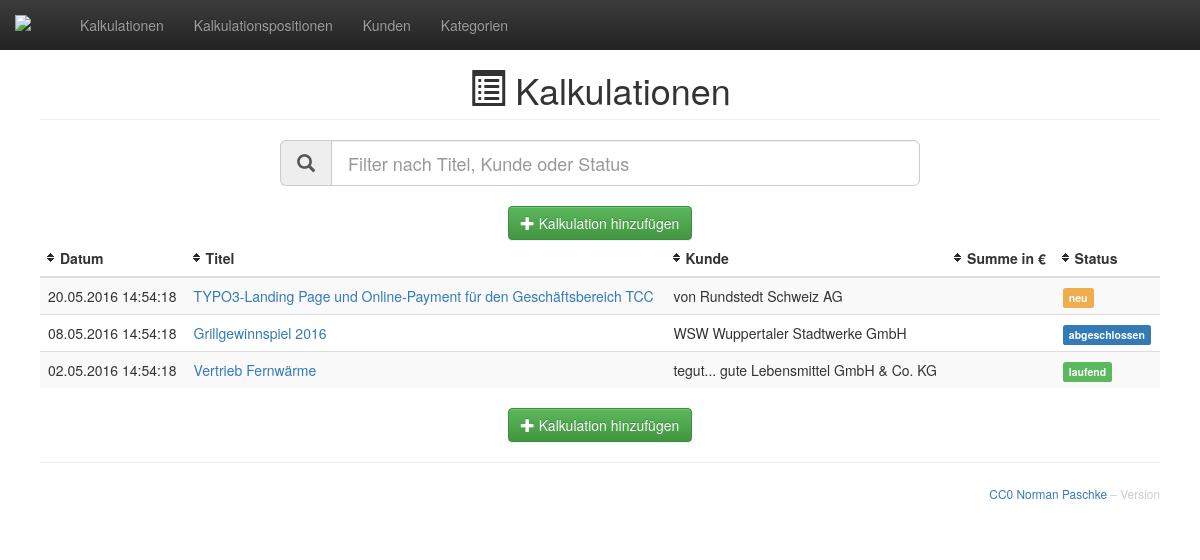
The page / on the database its author committed.
### tables this page shows
CREATE TABLE `calculation` (
  `id` int(6) unsigned NOT NULL auto_increment,
  `tstamp` int(11) NOT NULL DEFAULT '0',
  `name` varchar(128) NOT NULL,
  `customer` int(6) unsigned NOT NULL,
  `status` int(6) unsigned NOT NULL,
  `price_team` float(7,3) unsigned NOT NULL DEFAULT '0',
  `price_pm` float(7,3) unsigned NOT NULL DEFAULT '0',
  PRIMARY KEY (`id`),
  CONSTRAINT `fk_customer` FOREIGN KEY (`customer`) REFERENCES customer(`id`),
  CONSTRAINT `fk_status` FOREIGN KEY (`status`) REFERENCES status(`id`)
);

CREATE TABLE `customer` (
  `id` int(6) unsigned NOT NULL auto_increment,
  `name` varchar(64) NOT NULL,
  `address` text(1000),
  PRIMARY KEY  (`id`)
);

CREATE TABLE `status` (
  `id` int(6) unsigned NOT NULL auto_increment,
  `name` varchar(32) NOT NULL,
  `cssclass` varchar(32) NOT NULL,
  PRIMARY KEY  (`id`)
);

### index.php (called while the page is built, shortened)
<?php
if (isset($_GET['controller']) && isset($_GET['action'])) {
	$controller = $_GET['controller'];
	$action     = $_GET['action'];
} else {
	$controller = 'pages';
	$action     = 'home';
}
require_once "Classes/Views/layout.php";

### Classes/Controllers/calculation.controller.php (called while the page is built, shortened)
<?php
class CalculationController {
	public function index() {
		$calculations = Calculation::all();
		require_once "Classes/Views/listCalculation.php";
	}
}
?>

### Classes/Views/home.php (called while the page is built, shortened)
<?php render('calculation','index') ?>

### Classes/Controllers/pages.controller.php (called while the page is built, shortened)
<?php
class PagesController {
	public function home() {
		require_once "Classes/Views/home.php";
	}
}
?>

### Classes/Models/calculation.model.php (called while the page is built, shortened)
<?php
class Calculation {
	public static function all() {
		global $db;
		$st = $db->prepare("SELECT * FROM calculation");
		$st->execute($arr);
		$calculations = $st->fetchAll(PDO::FETCH_CLASS, "Calculation");
		return $calculations;
	}
	public static function getStatus($id) {
		global $db;
		$id = intval($id);
		$st = $db->prepare("SELECT * FROM status WHERE id=:id");
		$st->execute(array('id' => $id));
		$status = $st->fetch(PDO::FETCH_OBJ);
		return $status;
	}
	public static function getCustomer($id) {
		global $db;
		$id = intval($id);
		$st = $db->prepare("SELECT * FROM customer WHERE id=:id");
		$st->execute(array('id' => $id));
		$customer = $st->fetch(PDO::FETCH_OBJ);
		return $customer;
	}
}
?>

### Classes/Views/listCalculation.php (the view, shortened to what this page needs)
<?php echo pageHeader('Kalkulationen', 'glyphicon-list-alt') ?>
<div id="offers">
	<form class="filterform center-block has-info">
		<div class="input-group input-group-lg">
			<div class="input-group-addon"><span class="glyphicon glyphicon-search"></span></div>
			<input class="search form-control" placeholder="Filter nach Titel, Kunde oder Status" type="text"/>
		</div>
	</form>
	<div class="text-center">
		<a class="btn btn-success" href="/?controller=calculation&action=add"><span class="glyphicon glyphicon-plus"></span> Kalkulation hinzufügen</a>
	</div>
	<div class="table-responsive">
		<table class="table table-striped table-hover table-sort">
			<thead>
				<tr>
					<th>Datum</th>
					<th>Titel</th>
					<th>Kunde</th>
					<th>Summe in &euro;</th>
					<th>Status</th>
				</tr>
			</thead>
			<tbody class="list">
				<?php foreach($calculations as $calculation) { ?>
				<tr>
					<td>
						<?php echo dateFormat($calculation->tstamp); ?>
					</td>
					<td class="title">
						<a href="?controller=calculation&action=show&id=<?php echo $calculation->id ?>">
						<?php echo $calculation->name ?>
						</a>
					</td>
					<td class="customer">
						<?php echo $calculation->getCustomer($calculation->customer)->name ?>
					</td>
					<td>
					</td>
					<td class="status">
						<span class="label label-<?php echo $calculation->getStatus($calculation->status)->cssclass ?>"><?php echo $calculation->getStatus($calculation->status)->name ?></span>
					</td>
				</tr>
				<?php } ?>
			</tbody>
		</table>
	</div>
</div>
<div class="text-center">
	<a class="btn btn-success" href="/?controller=calculation&action=add"><span class="glyphicon glyphicon-plus"></span> Kalkulation hinzufügen</a>
</div>

### Classes/Views/layout.php (shortened to what this page needs)
<!DOCTYPE html>
<html lang="de" dir="ltr">
<head>
	<link href="/Resources/Public/Stylesheets/bootstrap.min.css" rel="stylesheet">
	<link href="/Resources/Public/Stylesheets/bootstrap-theme.min.css" rel="stylesheet">
	<link href="/Resources/Public/Stylesheets/style.css" rel="stylesheet">
</head>
<body>
	<?php
		require_once "Classes/Views/navigation.php";
	?>
	<main class="container-fluid">
		<div class="row">
			<div class="col-sm-12 main">
				<?php
					require_once "Classes/router.php";
				?>
				<hr>
				<p class="text-right copy">
					<a href="http://creativecommons.org/publicdomain/zero/1.0/deed.de" target="_blank"><small>CC0</a> <a href="mailto:norman.paschke@dmk-ebusiness.de">Norman Paschke</a> &ndash; Version <?php echo $GLOBALS['version']?></small>
				</p>
			</div>
		</div>
	</main>
</body>
</html>

### Classes/Views/navigation.php (shortened to what this page needs)
<nav class="navbar navbar-inverse navbar-fixed-top">
	<div class="container-fluid">
		<div class="navbar-header">
			<a class="navbar-brand" href="/"><img alt="DMK" src="/Resources/Public/Images/dmk_e-business_logo.png" width="20" height="20"/></a>
			<a class="navbar-brand" href="/"><?php echo $GLOBALS['defaultTitle']?></a>
		</div>
		<div class="collapse navbar-collapse" id="navbar-collapse-1">
			<ul class="nav navbar-nav">
				<li <?php if($controller == 'calculation') echo 'class="active"' ?>>
					<a href="/?controller=calculation&action=index">Kalkulationen</a>
				</li>
				<li <?php if($controller == 'item') echo 'class="active"' ?>>
					<a href="/?controller=item&action=index">Kalkulations&shy;positionen</a>
				</li>
				<li <?php if($controller == 'customer') echo 'class="active"' ?>>
					<a href="/?controller=customer&action=index">Kunden</a>
				</li>
				<li <?php if($controller == 'category') echo 'class="active"' ?>>
					<a href="/?controller=category&action=index">Kategorien</a>
				</li>
			</ul>
		</div>
	</div>
</nav>

### Classes/router.php (shortened to what this page needs)
<?php
function render($controller, $action) {
		switch($controller) {
		case 'pages':
			$controller = new PagesController();
		break;
		case 'calculation':
			require_once('Classes/Models/calculation.model.php');
			$controller = new CalculationController();
		break;
	}
	$controller->{ $action }();
}
$controllers = array(
	'pages' => ['home', 'error'],
	'calculation' => ['index', 'show'],
	'item' => ['index', 'show'],
	'category' => ['index', 'show', 'datalist'],
	'customer' => ['index', 'show', 'datalist'],
	'company' => ['show'],
	'status' => ['datalist']
);
if (array_key_exists($controller, $controllers)) {
	if (in_array($action, $controllers[$controller])) {
		render($controller, $action);
	} else {
		render('pages', 'error');
	}
} else {
	render('pages', 'error');
}
?>

### Classes/functions.php (shortened to what this page needs)
<?php
function iconTitle($title = '', $icon = '') {
	if($title) {
		if($icon) {
			$iconTitle = '<i class="glyphicon '.$icon.'"></i> '.$title;
		}
	}
	return $iconTitle;
}
function pageHeader($title = '', $icon = '') {
	if($title && $icon) {
		$title = iconTitle($title, $icon);
		$pageHeader = '<h1 class="page-header">'.$title.'</h1>';
	}
	return $pageHeader;
}
function dateFormat($timestamp) {
	 echo date('d.m.Y H:i:s', $timestamp);
	 return;
}

### Resources/Public/Stylesheets/style.css (style rules this page uses)
body { min-width: 320px; padding-top: 50px; }
.navbar-fixed-top { border: 0; }
.copy { color: #ccc; }
h1 { font-size: 24px; }
.main { padding: 20px; }
@media (min-width: 768px) { .main { padding-right: 40px; padding-left: 40px; } }
@media (min-width: 768px) { h1 { font-size: 36px; text-align: center; } }
.main .page-header { margin-top: 0; }
.filterform { margin-bottom: 20px; max-width: 640px; }
table.table-sort thead tr .header { background-image: url(../Images/bg.gif); background-repeat: no-repeat; background-position: center left; cursor: pointer; padding-left: 20px; }

### rows shown on the page
calculation: tstamp "20.05.2016 14:54:18", name "TYPO3-Landing Page und Online-Payment für den Geschäftsbereich TCC", customer.name "von Rundstedt Schweiz AG", status.name "neu"
calculation: tstamp "08.05.2016 14:54:18", name "Grillgewinnspiel 2016", customer.name "WSW Wuppertaler Stadtwerke GmbH", status.name "abgeschlossen"
calculation: tstamp "02.05.2016 14:54:18", name "Vertrieb Fernwärme", customer.name "tegut... gute Lebensmittel GmbH & Co. KG", status.name "laufend"

### other values the page prints
$title "Kalkulationen"
